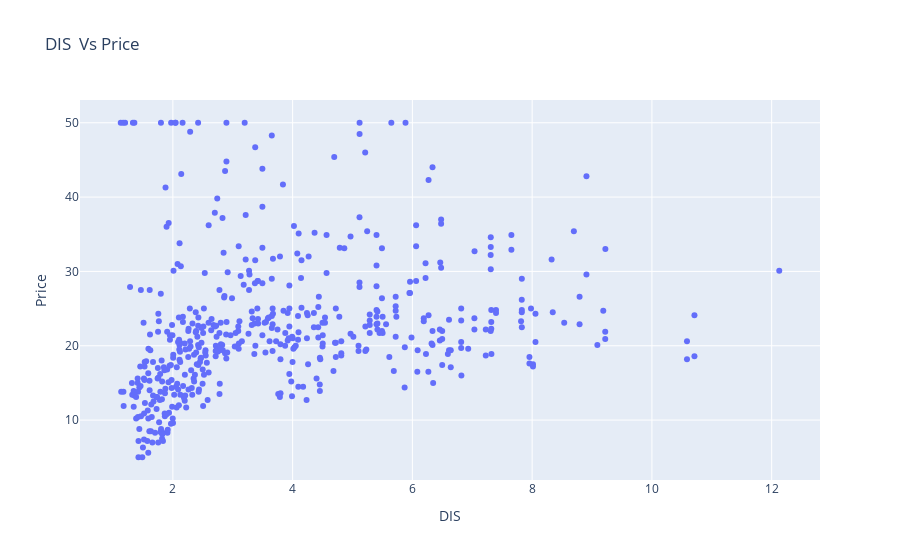

Notebook source saved alongside this figure:
### Markdown cell above
<span style="color:yellow">**Scatter Plot for Distance to five Boston Employment centeres**</span>

### Code cell
fig = px.scatter(dataset,x='DIS',y='Price',title="DIS  Vs Price")
fig.show()

### Figure 1 — Plotly figure (JSON) as saved in the notebook; plotly's stock layout.template omitted (floating-point values rounded to 4 significant figures; data arrays with more than 128 entries replaced by an {"elided": "..."} marker saying what was removed)
{"data": [{"hovertemplate": "DIS=%{x}<br>Price=%{y}<extra></extra>", "legendgroup": "", "marker": {"color": "#636efa", "symbol": "circle"}, "mode": "markers", "name": "", "orientation": "v", "showlegend": false, "type": "scatter", "x": {"elided": "506 float values"}, "xaxis": "x", "y": {"elided": "506 float values"}, "yaxis": "y"}], "layout": {"legend": {"tracegroupgap": 0}, "title": {"text": "DIS  Vs Price"}, "xaxis": {"anchor": "y", "domain": [0, 1], "title": {"text": "DIS"}}, "yaxis": {"anchor": "x", "domain": [0, 1], "title": {"text": "Price"}}}}
